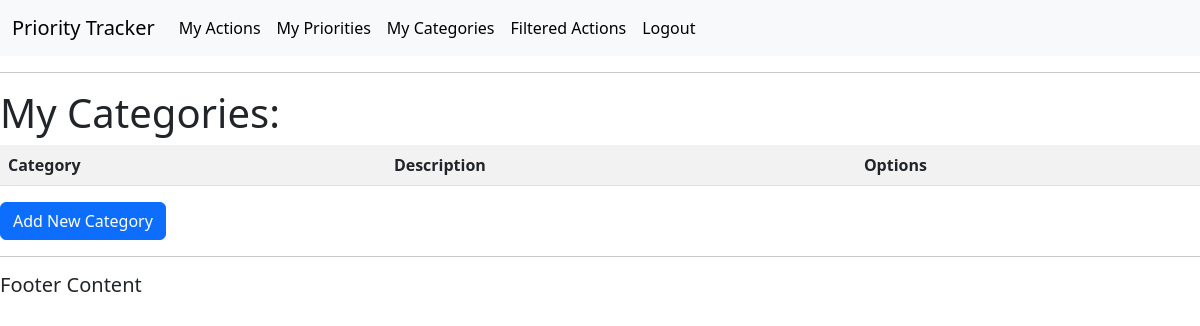
Before: /categories/ (signed in) with the older database file.
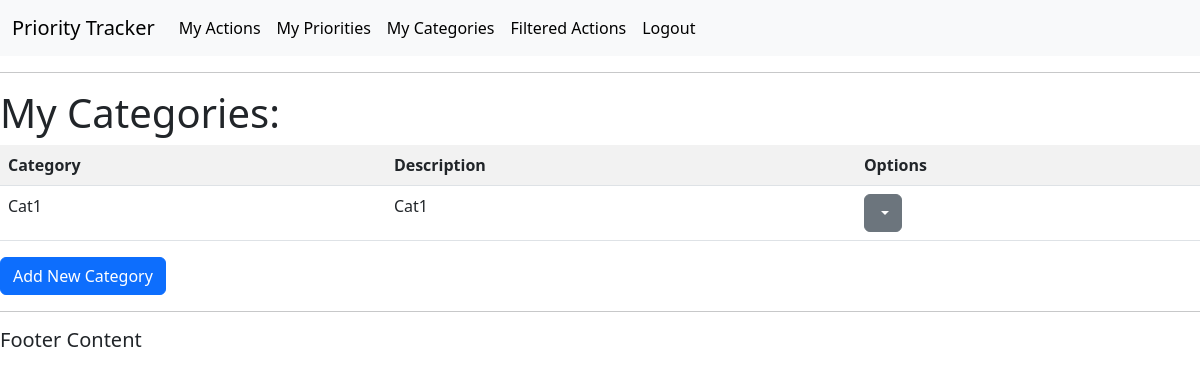
After: the same page with the newer database file.
### actions/models.py (models this page shows, shortened)
class Category(models.Model):
    title = models.CharField(max_length=50, null=False, blank=False)
    description = models.CharField(max_length=150)
    user = models.ForeignKey(
        settings.AUTH_USER_MODEL, on_delete=models.CASCADE, related_name="categories", null=True)

### actions/views.py (the view)
# urls.py: path('categories/', views.get_categories_list, name='get_categories_list'),
@login_required(login_url='login')
def get_categories_list(request):
    categories = Category.objects.all()
    context = {
        "categories": categories
    }
    return render(request, 'actions/categories_list.html', context)

### actions/templates/actions/categories_list.html (shortened to what this page needs)
{% extends 'actions/main.html' %}
{% block content %}
<body>
    <h1>My Categories:</h1>
    <table class="table table-striped">
        <tr>
            <th>Category</th>
            <th>Description</th>
            <th>Options</th>
        </tr>
        {% for category in user.categories.all %}
            <tr>
                <td>{{ category.title }}</td>
                <td>{{ category.description }}</td>
                <td>
                    <div class="dropdown">
                        <button class="btn btn-secondary dropdown-toggle" type="button" data-bs-toggle="dropdown" aria-expanded="false">
                        </button>
                      </div>
                </td>
            </tr>
        {% endfor %}
    </table>
    <a class="btn btn-primary" role="button" href="/add-category/">Add New Category</a>
</body>
{% endblock %}

### actions/templates/actions/main.html (shortened to what this page needs)
<!DOCTYPE html>
<html lang="en">
<head>
    {% load static %}
    <link href="https://cdn.jsdelivr.net/npm/bootstrap@5.3.0-alpha1/dist/css/bootstrap.min.css" rel="stylesheet">
</head>
<body>
    <nav class="navbar navbar-expand-lg bg-body-tertiary">
        <div class="container-fluid">
          <a class="navbar-brand" href="#">Priority Tracker</a>
          <div class="collapse navbar-collapse" id="navbarSupportedContent">
            <ul class="navbar-nav me-auto mb-2 mb-lg-0">
              <li class="nav-item">
                <a class="nav-link active" aria-current="page" href="{% url 'get_action_list' %}">My Actions</a>
              </li>
              <li class="nav-item">
                <a class="nav-link active" aria-current="page" href="{% url 'get_priorities_list' %}">My Priorities</a>
              </li>
              <li class="nav-item">
                <a class="nav-link active" aria-current="page" href="{% url 'get_categories_list' %}">My Categories</a>
              </li>
              <li class="nav-item">
                <a class="nav-link active" aria-current="page" href="{% url 'get_filtered_action_list' %}">Filtered Actions</a>
              </li>
              <li class="nav-item">
                <a class="nav-link active" aria-current="page" href="{% url 'logout' %}">Logout</a>
              </li>
            </ul>
          </div>
        </div>
      </nav>
    <hr>
    {% block content %}
    {% endblock %}
    <hr>
    <h5>Footer Content</h5>
</body>
</html>

Changed rows visible on the page:
added Category: title "Cat1", description "Cat1"
